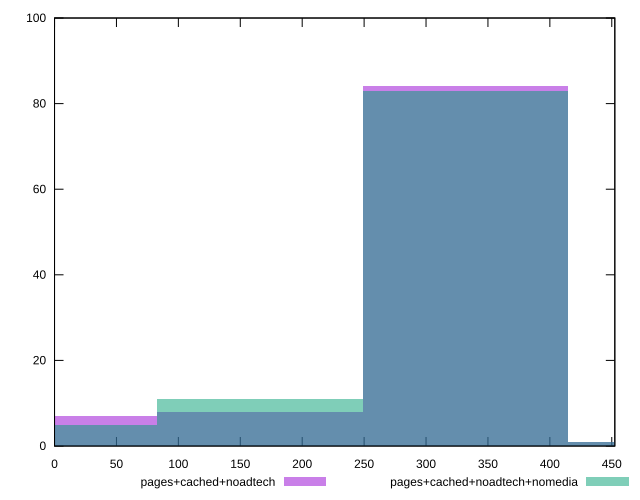

The gnuplot source for this figure:
reset

$pagesCachedNoadtech <<EOF
331.8396001596498 84
0 7
165.9198000798249 8
497.75940023947476 1
EOF

$pagesCachedNoadtechNomedia <<EOF
331.8396001596498 83
497.75940023947476 1
0 5
165.9198000798249 11
EOF

set key outside below
set boxwidth 165.9198000798249
set xrange [0:452.46]
set yrange [0:100]
set trange [0:100]
set style fill transparent solid 0.5 noborder
set terminal svg size 640, 500 enhanced background rgb 'white'
set output "report_00015_2021-02-09T16-11-33.973Z/uses-rel-preconnect/comparison/histogram/2_vs_3.svg"

plot $pagesCachedNoadtech title "pages+cached+noadtech" with boxes, \
     $pagesCachedNoadtechNomedia title "pages+cached+noadtech+nomedia" with boxes

reset
